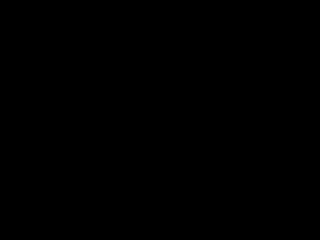
Frame 1 (no input)
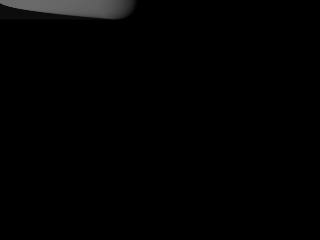
Frame 60 (the mouse pressed at the canvas centre just before this capture)
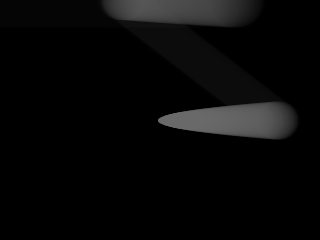
Frame 120 (the mouse held since frame 60 and released just before this capture)

The Processing sketch that drew these frames (run headless with seeded random() and noise(); from frame 60 on, the mouse is pressed at the canvas centre):

// Processing sketch: smoke2
// ── smoke2.pde
ArrayList<SmokePuff> smoke;
void setup() {
  size(320, 240);
  background(0);
  smoke = new ArrayList<SmokePuff>();
}

class SmokePuff {
  float x, y, vx;
  int drawCount = 0;

  SmokePuff(float x_, float y_) {
    x = x_;
    y =y_;
    vx = 2;
  }

  void draw() {
    noStroke();
    float diameter = 5 * sqrt(drawCount);
    float alpha = min(255, 1000000/ (diameter * diameter * diameter)) ;
    if (alpha > 0) {
      fill(255, alpha);
      ellipse(x, y, diameter, diameter);
    }
    ++drawCount;
    x += vx;
  }

  void drawFrom(SmokePuff previousPuff) {
    ++drawCount;
    if(previousPuff ==  null) {
      return;
    }
    float diameter = 5 * sqrt(drawCount);
    float alpha = min(255, 1000000/ (diameter * diameter * diameter)) ;
    if (alpha > 0) {
      stroke(255, alpha);
      strokeWeight(diameter);
      line(x, y, previousPuff.x, previousPuff.y);
    }
    x += vx;
  }

  boolean isFaded() {
    return drawCount > 5000;
  }
}

void draw() {
  fill(255);
  smoke.add(new SmokePuff(mouseX, mouseY));
  ArrayList<SmokePuff> puffsToRemove = new ArrayList<SmokePuff>();
  SmokePuff previousPuff = null;
  for (SmokePuff puff : smoke) {
    puff.drawFrom(previousPuff);
    if (puff.isFaded() )
      puffsToRemove.add(puff);
    else {
      previousPuff = puff;
    }
  }
  smoke.removeAll(puffsToRemove);

  //  //fade screen
  noStroke();
  fill(0, 0, 0, 150);
  rect(0, 0, width, height);
}
